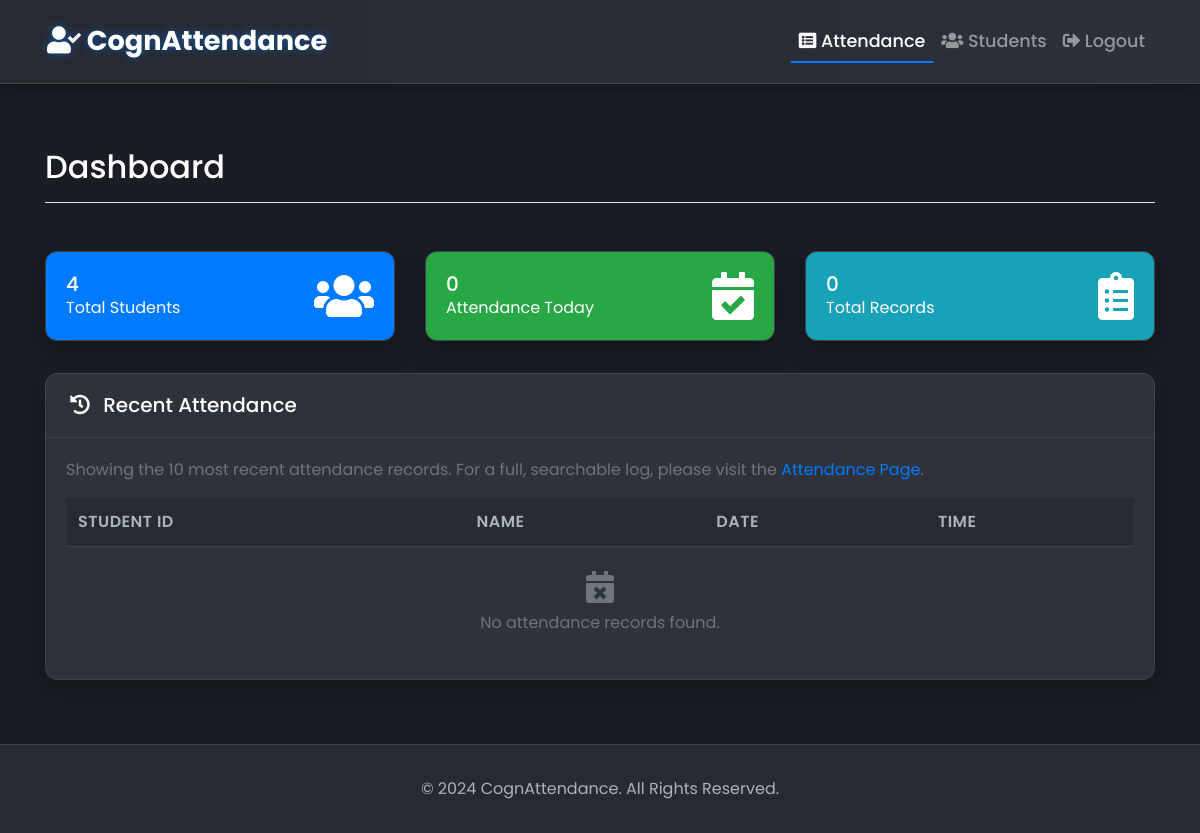
The page / (signed in) on the database as committed earlier.
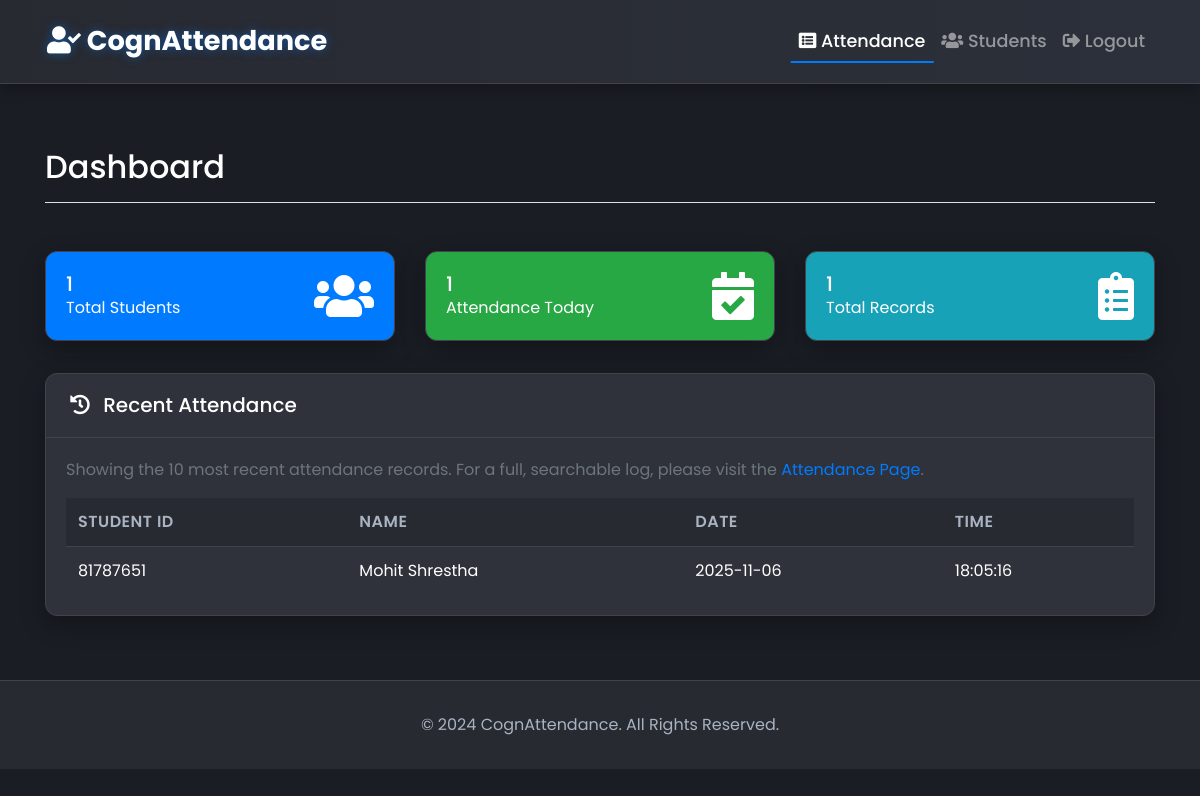
The same page on the database as committed later.
### tables this page shows
CREATE TABLE attendance (
                id INTEGER PRIMARY KEY AUTOINCREMENT,
                student_id TEXT NOT NULL,
                date TEXT NOT NULL,
                time TEXT NOT NULL,
                FOREIGN KEY (student_id) REFERENCES students (id) ON DELETE CASCADE
            );

CREATE TABLE students (
                id TEXT PRIMARY KEY,
                name TEXT NOT NULL,
                faculty TEXT,
                dob TEXT,
                email TEXT,
                address TEXT
            );

### app.py (the view)
@app.route('/')
@login_required
def index():
    all_students = get_all_students()
    all_records = get_attendance()
    today_str = datetime.now().strftime("%Y-%m-%d")
    stats = {
        'total_students': len(all_students),
        'total_records': len(all_records),
        'today_records': sum(1 for r in all_records if r['date'] == today_str)
    }
    return render_template('index.html', attendance=all_records[:10], **stats)

### app.py (called while the page is built)
def login_required(f):
    @wraps(f)
    def decorated_function(*args, **kwargs):
        if 'logged_in' not in session:
            return redirect(url_for('login', next=request.url))
        return f(*args, **kwargs)
    return decorated_function

### database_sql.py (called while the page is built, shortened)
def get_db_connection():
    if DB_TYPE == 'mysql':
        if not MYSQL_AVAILABLE:
            raise ImportError("MySQL driver not available. Please install mysql-connector-python")
        import mysql.connector  # type: ignore
        connection = mysql.connector.connect(
            host=DB_HOST,
            port=DB_PORT,
            database=DB_NAME,
            user=DB_USER,
            password=DB_PASSWORD
        )
        return connection
    else:  # sqlite (default)
        import sqlite3
        conn = sqlite3.connect(DB_FILE)
        conn.row_factory = sqlite3.Row
        return conn

### templates/index.html (shortened to what this page needs)
{% extends 'layout.html' %}
{% block content %}
<div class="d-flex justify-content-between flex-wrap flex-md-nowrap align-items-center pt-3 pb-2 mb-3 border-bottom">
    <h1 class="h2">Dashboard</h1>
</div>
<div class="row mb-4">
    <div class="col-md-4">
        <div class="card text-white bg-primary">
            <div class="card-body">
                <div class="d-flex justify-content-between align-items-center">
                    <div>
                        <h5 class="card-title mb-0">{{ total_students }}</h5>
                        <p class="card-text">Total Students</p>
                    </div>
                    <i class="fas fa-users fa-3x"></i>
                </div>
            </div>
        </div>
    </div>
    <div class="col-md-4">
        <div class="card text-white bg-success">
            <div class="card-body">
                <div class="d-flex justify-content-between align-items-center">
                    <div>
                        <h5 class="card-title mb-0">{{ today_records }}</h5>
                        <p class="card-text">Attendance Today</p>
                    </div>
                    <i class="fas fa-calendar-check fa-3x"></i>
                </div>
            </div>
        </div>
    </div>
    <div class="col-md-4">
        <div class="card text-white bg-info">
            <div class="card-body">
                <div class="d-flex justify-content-between align-items-center">
                    <div>
                        <h5 class="card-title mb-0">{{ total_records }}</h5>
                        <p class="card-text">Total Records</p>
                    </div>
                    <i class="fas fa-clipboard-list fa-3x"></i>
                </div>
            </div>
        </div>
    </div>
</div>
<div class="card">
    <div class="card-header">
        <h5 class="mb-0"><i class="fas fa-history mr-2"></i> Recent Attendance</h5>
    </div>
    <div class="card-body">
        <p class="text-muted">Showing the 10 most recent attendance records. For a full, searchable log, please visit the <a href="{{ url_for('list_attendance') }}">Attendance Page</a>.</p>
        {% include '_attendance_table.html' %}
    </div>
</div>
{% endblock %}

### templates/_attendance_table.html
<table class="table table-hover mb-0" id="attendanceTable">
    <thead>
        <tr>
            <th>Student ID</th>
            <th>Name</th>
            <th>Date</th>
            <th>Time</th>
        </tr>
    </thead>
    <tbody>
        {% for record in attendance %}
            <tr>
                <td>{{ record.student_id }}</td>
                <td>{{ record.name }}</td>
                <td>{{ record.date }}</td>
                <td>{{ record.time }}</td>
            </tr>
        {% else %}
            <tr>
                <td colspan="4" class="text-center text-muted py-4">
                    <i class="fas fa-calendar-times fa-2x mb-2"></i><br>
                    No attendance records found.
                </td>
            </tr>
        {% endfor %}
    </tbody>
</table>

Rows that differ between the two databases and show on the page:
now on this page (row edited): attendance: student_id "81787651", name "Mohit Shrestha", date "2025-11-06", time "18:05:16"
Other text that changed with them:
{{ total_students }}: "4" → "1"
{{ today_records }}: "0" → "1"
{{ total_records }}: "0" → "1"
text no longer shown: "No attendance records found."
